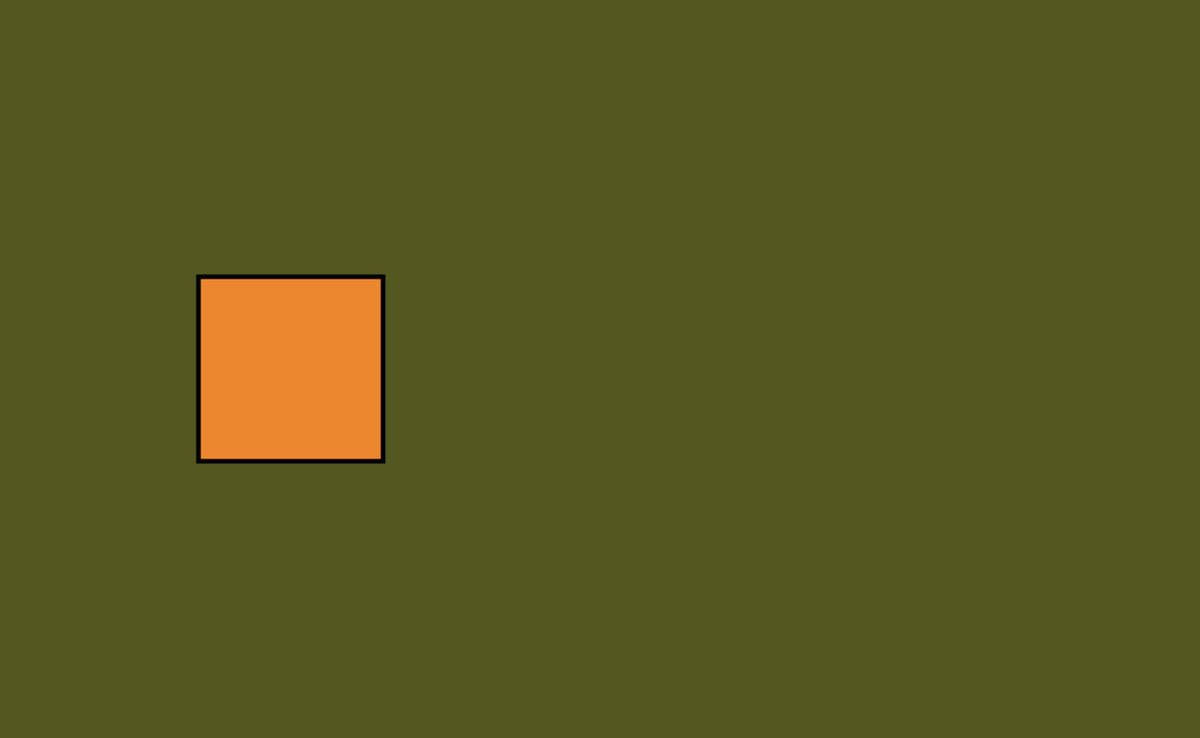
Frame 1 (no input)
Frame 60 (no input): identical to frame 1, image omitted
Frame 120 (the mouse pressed at the canvas centre since frame 60): identical to frame 1, image omitted

The p5.js sketch that drew this single still picture (run headless with seeded random() and noise() and a simulated clock; from frame 60 on, the mouse is pressed at the canvas centre):

// p5.js sketch
// ── sketch.js
x = 215
y = 300

function setup() {
  createCanvas(1300, 800);
  background(83,88, 33);
  strokeWeight(5);
  fill(235, 135, 47);
}

function draw() {
  background(83,88, 33);
  if(keyIsPressed) {
    if (keyCode == LEFT_ARROW) {
    x--;
    }
    if (keyCode == RIGHT_ARROW) {
    x++;
    }
    if (keyCode == UP_ARROW) {
    y--;
    }
    if (keyCode == DOWN_ARROW) {
    y++;
    }
  }
  rect(x, y, 200, 200);
}
